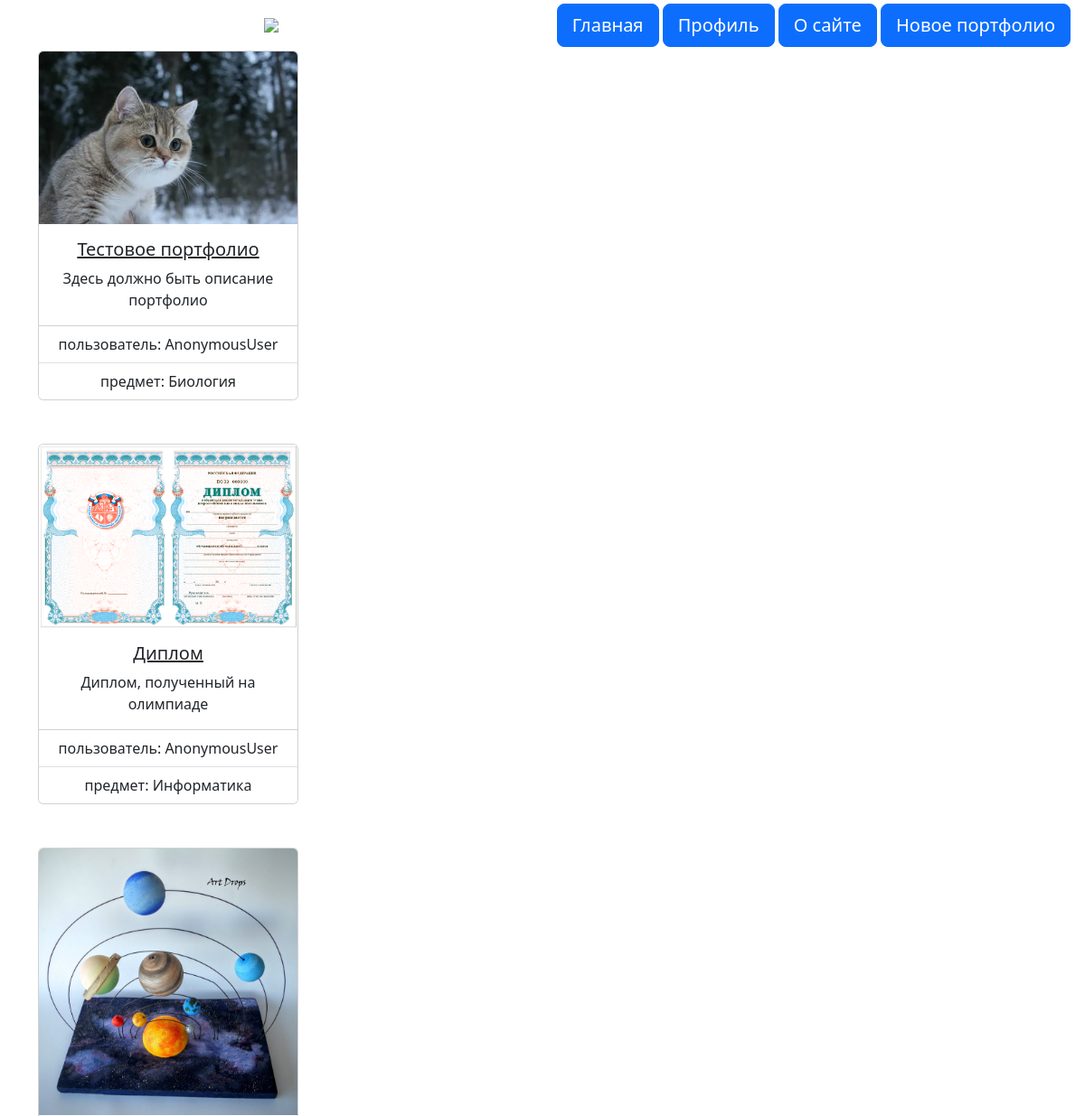
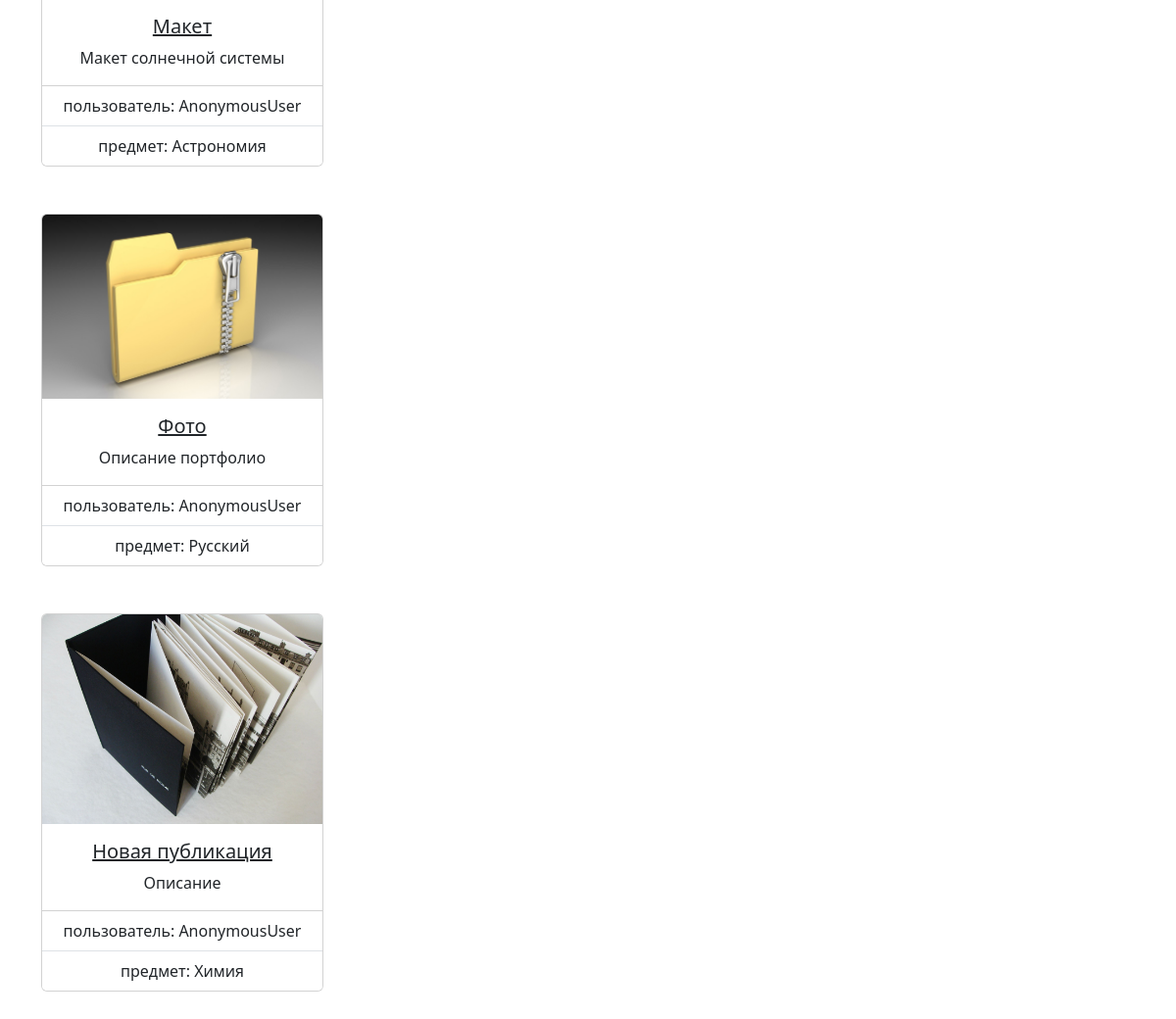
The page / on the database its author committed (2 pictures, top to bottom).
### portfolio/models.py (models this page shows, shortened)
class Subject(models.Model):
    name = models.CharField(max_length=50, null=False)

class Portfolio(models.Model):
    title = models.CharField(max_length=100, null=False)
    description = models.TextField(null=True)
    subjects = models.ManyToManyField(Subject, related_name='portfolios')
    profile = models.ForeignKey(Profile, related_name='portfolios', on_delete=models.CASCADE, null=True)
    main_image = models.ImageField(null=True, upload_to='images/')

### portfolio/views.py (the view)
# urls.py: path('', index),
def index(request):
    portfolios = Portfolio.objects.prefetch_related('subjects')
    result = []
    for pf in portfolios:
        subjects = [subject.name for subject in pf.subjects.all()]
        result.append({'main_image': pf.main_image, 'id': pf.id, 'title': pf.title, 'description': pf.description,
                       'subjects': subjects})
    return render(request, 'portfolio/index.html', {'portfolios': result})

### templates/portfolio/index.html (shortened to what this page needs)
{% extends "base.html" %}
{% block content %}
<div class="container overflow-hidden text-center">
    <div class="col-8">
        {% for portfolio in portfolios %}
        <div class="card" style="width: 18rem;">
            <img src="{{portfolio.main_image.url}}" class="card-img-top" alt="...">
            <div class="card-body">
                <h5><a href="{{ portfolio.id }}" class="card-title">{{portfolio.title}}</a></h5>
                <p class="card-text">{{portfolio.description}}</p>
            </div>
            <ul class="list-group list-group-flush">
                <li class="list-group-item">пользователь: {{user}}</li>
                <li class="list-group-item">предмет: {{ portfolio.subjects|join:"--" }}</li>
            </ul>
        </div>
        {% endfor %}
    </div>
</div>
{% endblock %}

### templates/base.html (shortened to what this page needs)
<!DOCTYPE html>
<html lang="ru">
<head>
    <link href="https://cdn.jsdelivr.net/npm/bootstrap@5.3.0-alpha1/dist/css/bootstrap.min.css"
          rel="stylesheet"
>
</head>
<body>
<div class="container-fluid text-center">
    <div class="row align-items-center">
        <div class="col-6">
            <h1><img src="http://elena.kvlar.ru/images/2g5htizl.jpg"></h1>
        </div>
        <div class="col-6">
            <a href="index.html" class="btn btn-primary btn-lg">Главная</a>
            <a href="profile.html" class="btn btn-primary btn-lg">Профиль</a>
            <a href="about.html" class="btn btn-primary btn-lg">О сайте</a>
            {% if user != None %}
            <a href="create.html" class="btn btn-primary btn-lg">Новое портфолио</a>
            {% endif %}
        </div>
    </div>
</div>
{% block content %}
{% endblock %}
</body>
</html>

### rows shown on the page
Subject: shows a picture, title "Тестовое портфолио", description "Здесь должно быть описание портфолио", user "AnonymousUser", subjects "Биология"
Subject: shows a picture, title "Диплом", description "Диплом, полученный на олимпиаде", user "AnonymousUser", subjects "Информатика"
Subject: shows a picture, title "Макет", description "Макет солнечной системы", user "AnonymousUser", subjects "Астрономия"
Subject: shows a picture, title "Фото", description "Описание портфолио", user "AnonymousUser", subjects "Русский"
Subject: shows a picture, title "Новая публикация", description "Описание", user "AnonymousUser", subjects "Химия"
